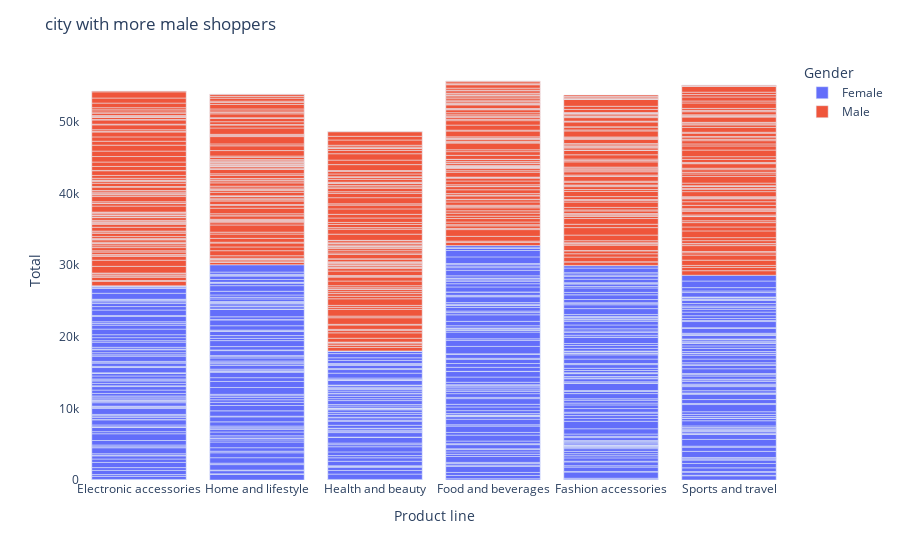

The notebook cell saved with this chart:
### Markdown cell above
5. Which product line is popular among men or women?

### Code cell
product = sales.groupby(['Product line', 'Gender']).count()['Total']

fig = px.bar(sales, x = 'Product line', y = 'Total',
                     hover_name = 'Gender',color = 'Gender')

fig.update_layout({
'plot_bgcolor': 'rgba(0, 0, 0, 0)',
'paper_bgcolor': 'rgba(0, 0, 0, 0)',
'title': 'city with more male shoppers'})

fig.show()

### Figure 1 — Plotly figure (JSON) as saved in the notebook; plotly's stock layout.template omitted (floating-point values rounded to 4 significant figures; data arrays with more than 128 entries replaced by an {"elided": "..."} marker saying what was removed)
{"data": [{"alignmentgroup": "True", "hovertemplate": "<b>%{hovertext}</b><br><br>Gender=Female<br>Product line=%{x}<br>Total=%{y}<extra></extra>", "hovertext": {"elided": "497 str values"}, "legendgroup": "Female", "marker": {"color": "#636efa", "pattern": {"shape": ""}}, "name": "Female", "offsetgroup": "Female", "orientation": "v", "showlegend": true, "textposition": "auto", "type": "bar", "x": {"elided": "497 str values"}, "xaxis": "x", "y": {"elided": "497 float values"}, "yaxis": "y"}, {"alignmentgroup": "True", "hovertemplate": "<b>%{hovertext}</b><br><br>Gender=Male<br>Product line=%{x}<br>Total=%{y}<extra></extra>", "hovertext": {"elided": "497 str values"}, "legendgroup": "Male", "marker": {"color": "#EF553B", "pattern": {"shape": ""}}, "name": "Male", "offsetgroup": "Male", "orientation": "v", "showlegend": true, "textposition": "auto", "type": "bar", "x": {"elided": "497 str values"}, "xaxis": "x", "y": {"elided": "497 float values"}, "yaxis": "y"}], "layout": {"barmode": "relative", "legend": {"title": {"text": "Gender"}, "tracegroupgap": 0}, "margin": {"t": 60}, "paper_bgcolor": "rgba(0, 0, 0, 0)", "plot_bgcolor": "rgba(0, 0, 0, 0)", "title": {"text": "city with more male shoppers"}, "xaxis": {"anchor": "y", "domain": [0, 1], "title": {"text": "Product line"}}, "yaxis": {"anchor": "x", "domain": [0, 1], "title": {"text": "Total"}}}}
